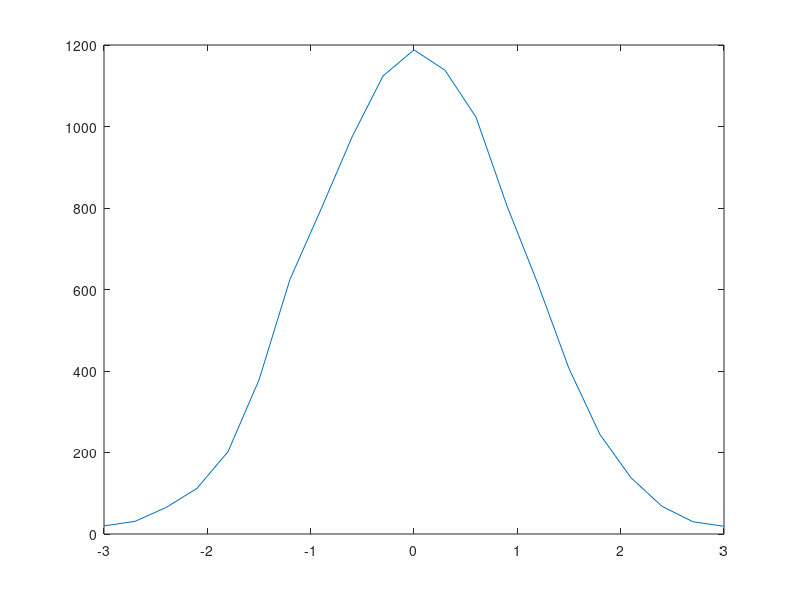

The MATLAB script that drew this image: (Note: this script raises an error after producing the figure.)
%Generate Gaussian noise
%if there is no parameter in randn it returns a random number
some_number = randn();
disp(some_number); %-1.3132

%if we want to generate a row vector with five columns

some_number = randn([1 5]); 
disp(some_number); % -1.1665   1.2429  -0.3014  -2.0986  -0.6651

%Generate a two dimensional matrix with 2 rows and 3 columns
%the noise is in Gaussian normal distribution

noise = randn([2 3]); 
disp(noise);

%0.3349   0.4986  -0.6155
%0.2625   0.9691   0.6109

%create a histrogram to find out randn is a Gaussian distribution
noise = randn([1 100]);
[n, x] = hist(noise,[-3 -2 -1 0 1 2 3]);
disp([x; n]);
 %-3   -2   -1    0    1    2    3
  %1    4   22   39   24    8    2
 plot(x,n);
 
%To create a reliable plot we need to increase the bin space

noise = randn([1 10000]);
[n, x] = hist(noise,linspace(-3,3,21));
plot(x,n);

noise = randni([2 1000]);
[n x] = hist(noise, linspace(-3, 3, 21));
%disp([x; n]);
plot(x, n);




 